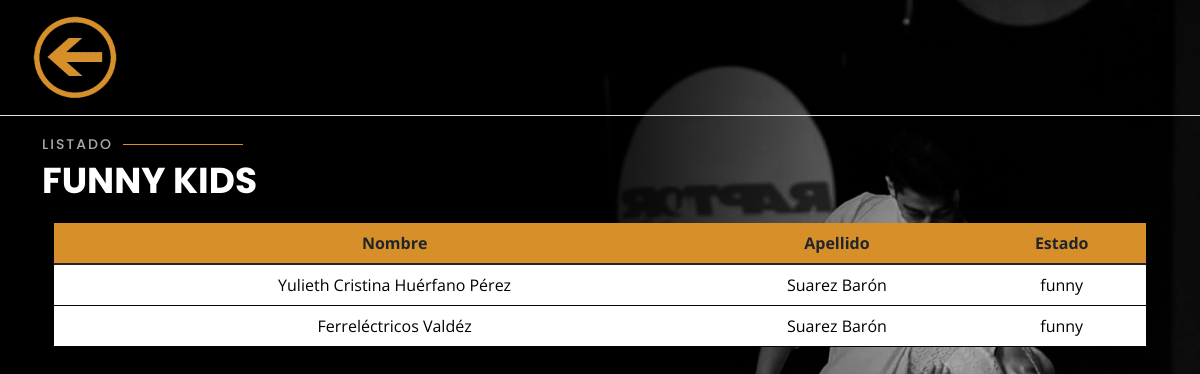
Page /listaFunny.php on the committed database.
### tables this page shows
CREATE TABLE IF NOT EXISTS `students` (
  `foto` varchar(200) DEFAULT NULL,
  `Id` varchar(15) NOT NULL,
  `Nombre` varchar(40) NOT NULL,
  `Apellidos` varchar(40) NOT NULL,
  `email` varchar(40) DEFAULT NULL,
  `telefono` int(15) NOT NULL,
  `direccion` varchar(30) NOT NULL,
  `fecha_nac` date NOT NULL,
  `categoria` varchar(50) NOT NULL,
  `nombre_acudiente` varchar(30) DEFAULT NULL,
  `ape_acudiente` varchar(30) DEFAULT NULL,
  `tel_acudiente` varchar(15) DEFAULT NULL,
  `fecha_inicio` date NOT NULL,
  `fecha_fin` date NOT NULL,
  `paquete` varchar(20) NOT NULL,
  `observaciones` varchar(200) DEFAULT NULL,
  PRIMARY KEY (`Id`)
);

### listaFunny.php (the view, shortened to what this page needs)
<?php
require 'database.php';
 ?>
<!DOCTYPE html>
<html lang="en">
<head>
  <link href="assets/vendor/bootstrap/css/bootstrap.min.css" rel="stylesheet">
  <link href="assets/vendor/bootstrap-icons/bootstrap-icons.css" rel="stylesheet">
  <link href="assets/vendor/boxicons/css/boxicons.min.css" rel="stylesheet">
  <link href="assets/vendor/glightbox/css/glightbox.min.css" rel="stylesheet">
  <link href="assets/vendor/remixicon/remixicon.css" rel="stylesheet">
  <link href="assets/vendor/swiper/swiper-bundle.min.css" rel="stylesheet">
  <link href="assets/css/listadoStyle.css" rel="stylesheet">
</head>
<body>
  <header class="d-flex flex-wrap justify-content-center py-3 mb-4 border-bottom">
      <a href="index.php" class="d-flex align-items-center mb-3 mb-md-0 me-md-auto text-dark text-decoration-none">
        <img src="assets/img/regresar.png" width="150px">
      </a>
    </header>
    <div class="container">
      <div class="section-title">
        <h2>Listado</h2>
        <p>Funny Kids</p>
      </div>
     <div class="container">
            <table class="table">
            <thead>
                <tr>
                <th scope="col"></th>
                <th scope="col">Nombre</th>
                <th scope="col">Apellido</th>
                <th scope="col">Estado</th>
                </tr>
            </thead>
            <tbody>
              <?php
              $sql="SELECT * from students WHERE categoria='funny'";
              $stm = $conn->query($sql);
              foreach($stm as $mostrar){
                $var=$mostrar['Id'];
              ?>
                <tr>
                <td><a href="infoStudent.php?estudiante=<?php echo $var; ?>"><img src="<?php echo $mostrar['foto'] ?>" class="img-fluid"></a></td>
                <td><a href="infoStudent.php?estudiante=<?php echo $var; ?>"><?php echo $mostrar['Nombre'] ?></a></td>
                <td><a href="infoStudent.php?estudiante=<?php echo $var; ?>"><?php echo $mostrar['Apellidos'] ?></a></td>
                <td><?php echo $mostrar['categoria'] ?></td>
                </tr>
                <?php
	              }
	              ?>
            </tbody>
        </table>
     </div>
    </div>
</body>
</html>

### assets/css/listadoStyle.css (style rules this page uses)
body { font-family: "Open Sans", sans-serif; background-color: #040404; color: #fff; position: relative; background: transparent; }
body::before { content: ""; position: fixed; background: #040404 url("../img/FondoPrincipal.jpg") top right no-repeat; background-size: cover; left: 0; right: 0; top: 0; height: 100vh; z-index: -1; }
@media (min-width: 1024px) { body::before { background-attachment: fixed; } }
a { color: #000000; text-decoration: none; }
h1, h2, h3, h4, h5, h6 { font-family: "Raleway", sans-serif; }
.section-title h2 { font-size: 14px; font-weight: 500; padding: 0; line-height: 1px; margin: 0 0 20px 0; letter-spacing: 2px; text-transform: uppercase; color: #aaaaaa; font-family: "Poppins", sans-serif; }
.section-title h2::after { content: ""; width: 120px; height: 1px; display: inline-block; background: #d78f2a; margin: 4px 10px; }
.section-title p { margin: 0; margin: -15px 0 15px 0; font-size: 36px; font-weight: 700; text-transform: uppercase; font-family: "Poppins", sans-serif; color: #fff; }
img { max-height: 400px; max-width:500px; }
.table { border: #040404; }
.table thead tr { background: #d78f2a; font-weight: bold; }
.table tbody { background: #fff; text-align: center; }
.table td { color: rgb(0, 0, 0); }
.table th { text-align: center; }

### rows in the picture
students: Nombre "Yulieth Cristina Huérfano Pérez", Apellidos "Suarez Barón", categoria "funny"
students: Nombre "Ferreléctricos Valdéz", Apellidos "Suarez Barón", categoria "funny"
